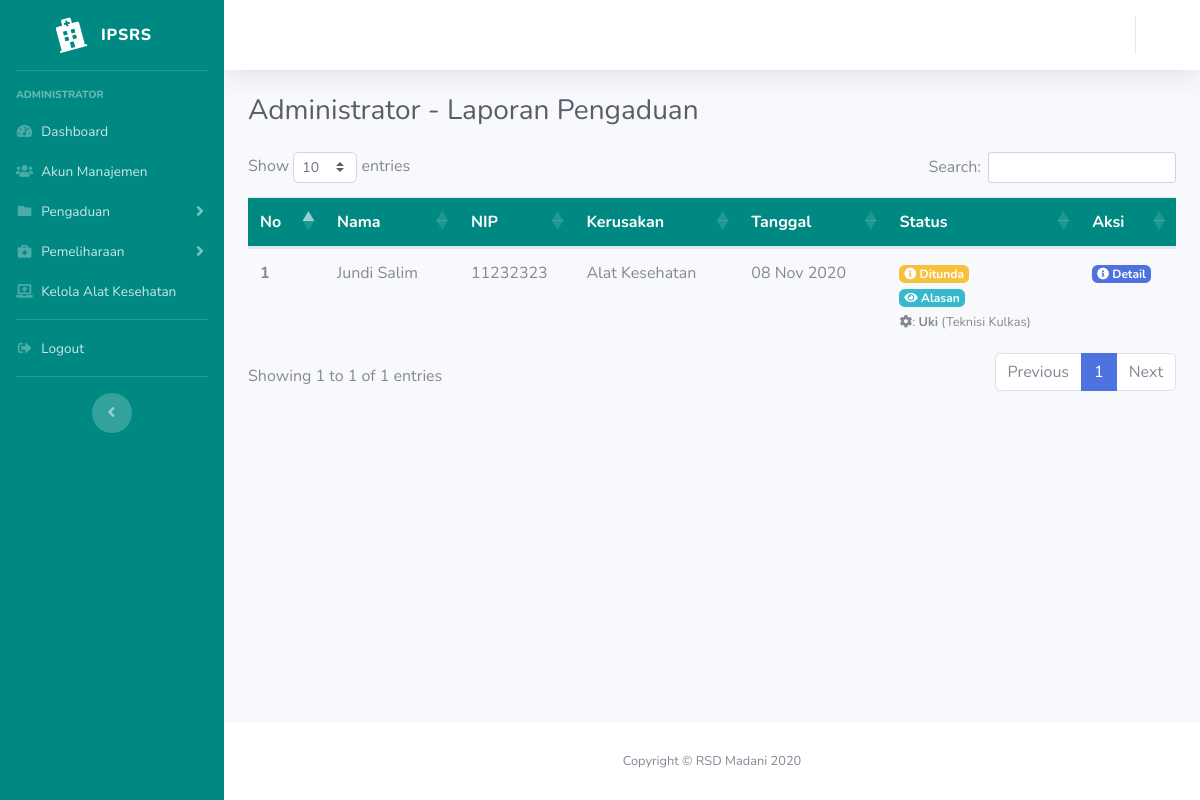
The page /admin/lappengaduan on the database as committed earlier.
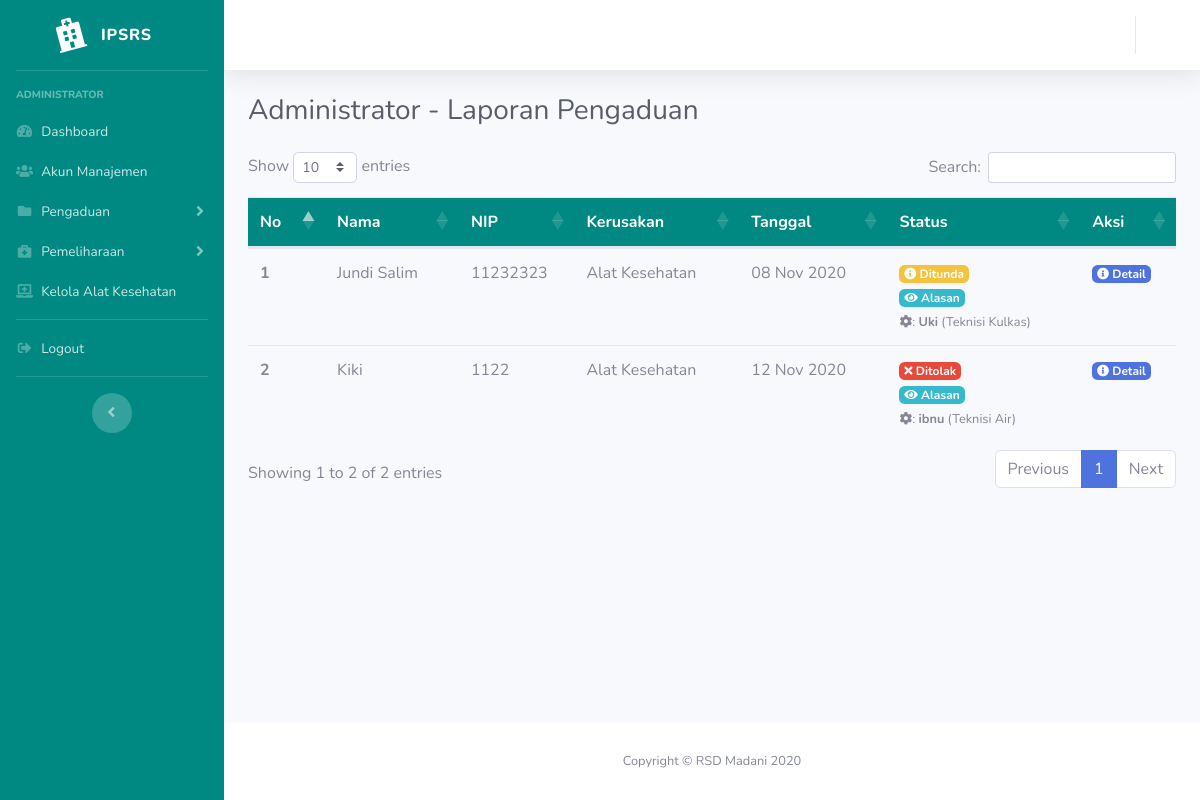
The same page on the database as committed later.
### tables this page shows
CREATE TABLE `pengaduan` (
  `id` int(11) NOT NULL,
  `id_user` int(11) NOT NULL,
  `nama` varchar(128) NOT NULL,
  `nip` varchar(30) NOT NULL,
  `kerusakan_id` int(11) NOT NULL,
  `brg` varchar(128) NOT NULL,
  `ruangan` varchar(128) NOT NULL,
  `tgl` date NOT NULL,
  `ket` varchar(128) NOT NULL
);

CREATE TABLE `fasilitas` (
  `id` int(11) NOT NULL,
  `kerusakan` varchar(128) NOT NULL
);

CREATE TABLE `forward_pengaduan` (
  `id_forward` int(11) NOT NULL,
  `id_pengaduan` int(11) UNSIGNED NOT NULL,
  `id_teknisi` int(11) UNSIGNED NOT NULL,
  `status` enum('Sedang Diteruskan','Sedang Diperbaiki','Sudah Diperbaiki','Ditolak','Dikembalikan','Ditunda') NOT NULL,
  `alasan_penolakan` varchar(256) NOT NULL,
  `edit_alasan_penolakan` varchar(256) NOT NULL,
  `alasan_pengembalian` varchar(256) NOT NULL,
  `kendala_kerusakan` varchar(256) NOT NULL,
  `edit_kendala_kerusakan` varchar(256) NOT NULL,
  `tanggal_forward` timestamp NOT NULL DEFAULT current_timestamp() ON UPDATE current_timestamp()
);

CREATE TABLE `user` (
  `id` int(11) NOT NULL,
  `nama` varchar(128) NOT NULL,
  `username` varchar(128) NOT NULL,
  `email` varchar(128) NOT NULL,
  `lvl` varchar(50) NOT NULL,
  `image` varchar(128) NOT NULL,
  `password` varchar(256) NOT NULL,
  `role_id` int(11) NOT NULL,
  `is_active` int(1) NOT NULL,
  `date_created` int(11) NOT NULL
);

### application/controllers/Admin.php (called while the page is built, shortened)
<?php
class Admin extends CI_Controller
{
    public function __construct()
    {
        $this->load->model('Admin_model');
        $this->load->model('User_model');
    }
    public function lappengaduan($aksi = null)
    {
        $data['title'] = 'Administrator - Laporan Pengaduan';
        $data['user'] = $this->db->get_where('user', ['username' => $this->session->userdata('username')])->row_array();
        $data['pengaduan'] = $this->User_model->getPengaduan();
        $this->load->view('templates/header', $data);
        $this->load->view('templates/sidebarA', $data);
        $this->load->view('templates/topbar', $data);
        $this->load->view('admin/lappengaduan', $data);
        $this->load->view('templates/footer');
    }
}

### index.php (called while the page is built, shortened)
<?php
require_once BASEPATH.'core/CodeIgniter.php';

### application/models/User_model.php (called while the page is built, shortened)
<?php
class User_model extends CI_Model
{
    public function getPengaduan()
    {
        $query = "SELECT `pengaduan`.*, pengaduan.id as p_id, `fasilitas`.`kerusakan`
                    FROM `pengaduan`
                    JOIN `fasilitas`
                      ON `pengaduan`.`kerusakan_id` = `fasilitas`.`id`
                 ";
        return $this->db->query($query)->result();
    }
}

### application/views/admin/lappengaduan.php (the view, shortened to what this page needs)
<?php
function show_status($status)
{
    $echo = "";
    switch ($status) {
        case 'Ditolak':
            $echo .= '<span class="badge badge-danger"><i class="fa fa-times" aria-hidden="true"></i> ' . $status . '</span>';
            break;
        case 'Ditunda':
            $echo .= '<span class="badge badge-warning"><i class="fa fa-info-circle" aria-hidden="true"></i> ' . $status . '</span>';
            break;
    }
    return $echo;
}
function show_ditolak_button($id_forward, $teknisi, $alasan, $edit_alasan_penolakan)
{
    return '<br /><a href="javascript:;" id="btn-lihat-alasan" data-toggle="modal" data-target="#modal-lihat-alasan" data-id="' . $id_forward . '" data-nama="' . $teknisi . '" data-alasan="' . $alasan . '" data-edit-alasan-penolakan="' . $edit_alasan_penolakan . '" class="badge badge-info"><i class="fa fa-eye" aria-hidden="true"></i> Alasan</a>';
}
function show_ditunda_button($id_forward, $teknisi, $kendala, $edit_kendala)
{
    return '<br /><a href="javascript:;" id="btn-lihat-kendala" data-toggle="modal" data-target="#modal-lihat-kendala" data-id="' . $id_forward . '" data-nama="' . $teknisi . '" data-kendala="' . $kendala . '" data-edit-kendala="' . $edit_kendala . '" class="badge badge-info"><i class="fa fa-eye" aria-hidden="true"></i> Alasan</a>';
}
function show_userinfo($teknisi, $lvl)
{
    return '<br /><small class="text-secondary"><i class="fa fa-cog" aria-hidden="true"></i>: <b>' . $teknisi . '</b> (' . $lvl . ')</small>';
}
?>
<div class="container-fluid">
    <h1 class="h3 mb-4 text-gray-800"><?= $title; ?></h1>
    <div class="row">
        <div class="col-lg">
            <div class="table-responsive">
                <table class="table table-hover">
                    <thead style="background-color:#008983; color:#ffffff;">
                        <tr>
                            <th scope="col">No</th>
                            <th scope="col">Nama</th>
                            <th scope="col">NIP</th>
                            <th scope="col">Kerusakan</th>
                            <th scope="col">Tanggal</th>
                            <th scope="col">Status</th>
                            <th scope="col">Aksi</th>
                        </tr>
                    </thead>
                    <tbody>
                        <?php $i = 1; ?>
                        <?php foreach ($pengaduan as $p) : ?>
                            <tr>
                                <th scope="row"><?= $i; ?></th>
                                <td><?= $p->nama ?></td>
                                <td><?= $p->nip ?></td>
                                <td><?= $p->kerusakan ?></td>
                                <td><?php echo date('d M Y', strtotime($p->tgl)); ?></td>
                                <td>
                                    <?php
                                    $query = $this->db->query("SELECT forward_pengaduan.*, user.nama AS t_nama, user.lvl AS t_lvl FROM forward_pengaduan JOIN user ON forward_pengaduan.id_teknisi = user.id WHERE forward_pengaduan.id_pengaduan = " . $p->p_id)->row();
                                    if ($query) {
                                        echo show_status($query->status);
                                        if ($query->status == 'Ditolak') {
                                            echo show_ditolak_button($query->id_forward, $query->t_nama, $query->alasan_penolakan, $query->edit_alasan_penolakan);
                                        }
                                        if ($query->status == 'Ditunda') {
                                            echo show_ditunda_button($query->id_forward, $query->t_nama, $query->kendala_kerusakan, $query->edit_kendala_kerusakan);
                                        }
                                        echo show_userinfo($query->t_nama, $query->t_lvl);
                                    } else {
                                        echo '<span class="badge badge-secondary"><i class="fa fa-info-circle" aria-hidden="true"></i> Belum Diproses</span>';
                                    }
                                    ?>
                                </td>
                                <td>
                                    <a href="javascript:;" id="btn-detail" data-toggle="modal" data-target="#modal-detail" <?php foreach ($p as $k => $q) {
                                                                                                                                echo 'data-' . $k . '="' . $q . '"';
                                                                                                                            } ?> data-status="<?= $query ? $query->status : 'Belum Diproses' ?>" data-id="<?= $p->id ?>" class="badge badge-primary"><i class="fa fa-info-circle" aria-hidden="true"></i> Detail</a>
                                    <br>
                                </td>
                            </tr>
                            <?php $i++; ?>
                        <?php endforeach; ?>
                    </tbody>
                </table>
            </div>
        </div>
    </div>
</div>
</div>

### application/views/templates/header.php (shortened to what this page needs)
<!DOCTYPE html>
<html lang="en">
<head>
    <link href="<?= base_url('assets/'); ?>vendor/fontawesome-free/css/all.min.css" rel="stylesheet" type="text/css">
    <link href="<?= base_url('assets/'); ?>css/sb-admin-2.min.css" rel="stylesheet">
    <link href="<?= base_url('assets/css/'); ?>custom.css" rel="stylesheet">
    <link href="<?= base_url('assets/css/'); ?>custom2.css" rel="stylesheet">
    <link rel="stylesheet" type="text/css" href="https://cdn.datatables.net/1.10.21/css/dataTables.bootstrap4.min.css">
    <link rel="stylesheet" type="text/css" href="<?= base_url('assets/'); ?>vendor/datatables/dataTables.bootstrap4.min.css">
</head>
<body id="page-top">
    <div id="wrapper">

### application/views/templates/sidebarA.php (shortened to what this page needs)
<ul style="background-color: #008983" class="navbar-nav sidebar sidebar-dark" id="accordionSidebar">
    <a class="sidebar-brand d-flex align-items-center justify-content-center" href="index.html">
        <div class="sidebar-brand-icon rotate-n-15">
            <i class="fas fa-hospital"></i>
        </div>
        <div class="sidebar-brand-text mx-3">IPSRS</div>
    </a>
    <hr class="sidebar-divider">
    <div class="sidebar-heading">
        Administrator
    </div>
    <li class="nav-item">
        <a class=" nav-link" href="<?= base_url('admin'); ?>">
            <i class="fas fa-fw fa-tachometer-alt"></i>
            <span>Dashboard</span></a>
    </li>
    <li class="nav-item">
        <a class=" nav-link pt-0" href="<?= base_url('admin/akun'); ?>">
            <i class="fas fa-fw fa-users"></i>
            <span>Akun Manajemen</span>
        </a>
    </li>
    <li class="nav-item">
        <a class="nav-link collapsed pt-0" href="#" data-toggle="collapse" data-target="#collapseOne" aria-expanded="true" aria-controls="collapseOne">
            <i class="fas fa-fw fa-folder"></i>
            <span>Pengaduan</span>
        </a>
    </li>
    <li class="nav-item">
        <a class="nav-link collapsed pt-0" href="#" data-toggle="collapse" data-target="#collapseTwo" aria-expanded="true" aria-controls="collapseTwo">
            <i class="fas fa-fw fa-briefcase-medical"></i>
            <span>Pemeliharaan</span>
        </a>
    </li>
    <li class="nav-item">
        <a class=" nav-link collapsed pt-0" href="<?= base_url('admin/kelolaalkes'); ?>">
            <i class="fas fa-fw fa-laptop-medical"></i>
            <span>Kelola Alat Kesehatan</span>
        </a>
    </li>
    <hr class="sidebar-divider d-none d-md-block">
    <li class="nav-item">
        <a class="nav-link pt-0" href="<?= base_url('auth/logout') ?>">
            <i class="fas fa-fw fa-sign-out-alt"></i>
            <span>Logout</span></a>
    </li>
    <hr class="sidebar-divider d-none d-md-block">
    <div class="text-center d-none d-md-inline">
        <button class="rounded-circle border-0" id="sidebarToggle"></button>
    </div>
</ul>

### application/views/templates/topbar.php (shortened to what this page needs)
<div id="content-wrapper" class="d-flex flex-column">
    <div id="content">
        <nav class="navbar navbar-expand navbar-light bg-white topbar mb-4 static-top shadow">
            <ul class="navbar-nav ml-auto">
                <li class="nav-item dropdown no-arrow">
                    <a class="nav-link dropdown-toggle" href="#" id="userDropdown" role="button" data-toggle="dropdown" aria-haspopup="true" aria-expanded="false">
                    </a>
                </li>
            </ul>
        </nav>

### application/views/templates/footer.php (shortened to what this page needs)
<footer class="sticky-footer bg-white">
    <div class="container my-auto">
        <div class="copyright text-center my-auto">
            <span>Copyright &copy; RSD Madani <?= date('Y'); ?></span>
        </div>
    </div>
</footer>
</div>
</div>
</body>
</html>

### assets/css/custom2.css (style rules this page uses)
a { color: #008983; text-decoration: none; background-color: transparent; }

Rows that differ between the two databases and show on the page:
added pengaduan: nama "Kiki", nip "1122", fasilitas.kerusakan "Alat Kesehatan", tgl "12 Nov 2020", forward_pengaduan.status "Ditolak", user.nama "ibnu", user.lvl "Teknisi Air"
Other text that changed with them:
text written by a page script: "Show entries Search: Showing 1 to 1 of 1 entries Previous 1 Next" → "Show entries Search: Showing 1 to 2 of 2 entries Previous 1 Next"
